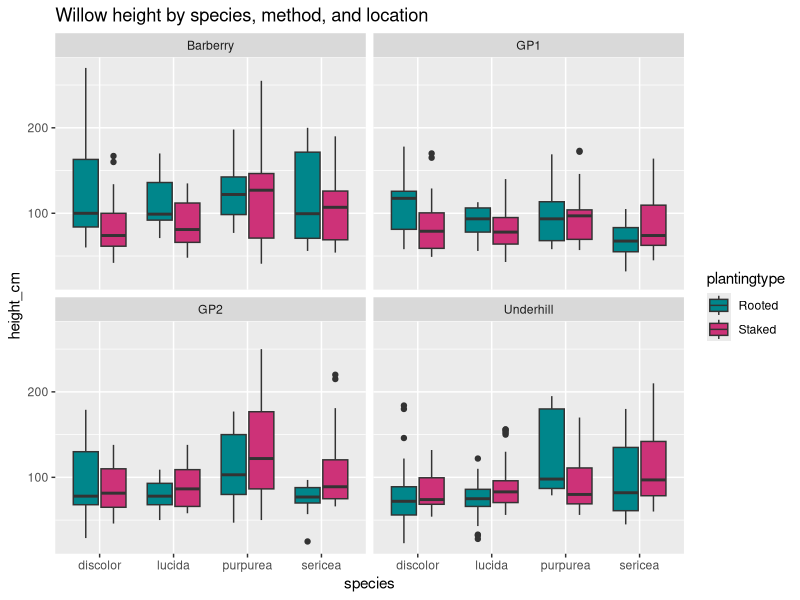
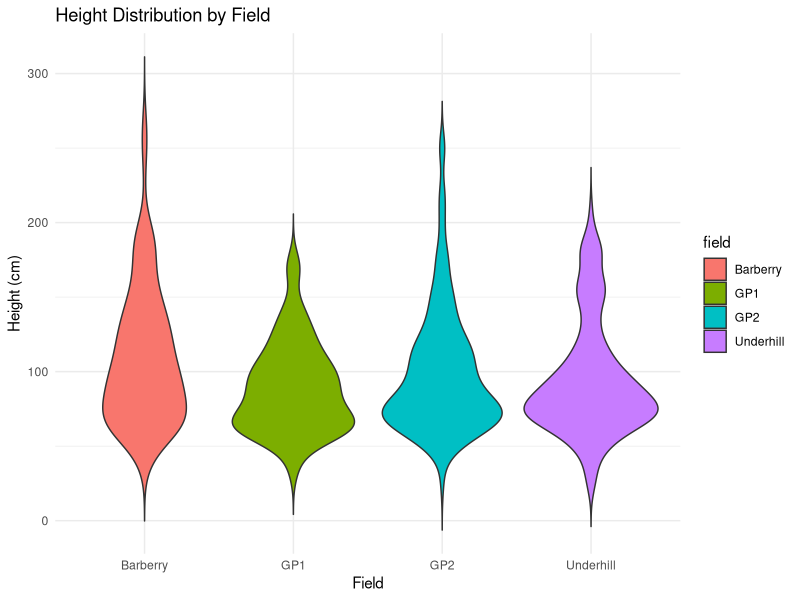
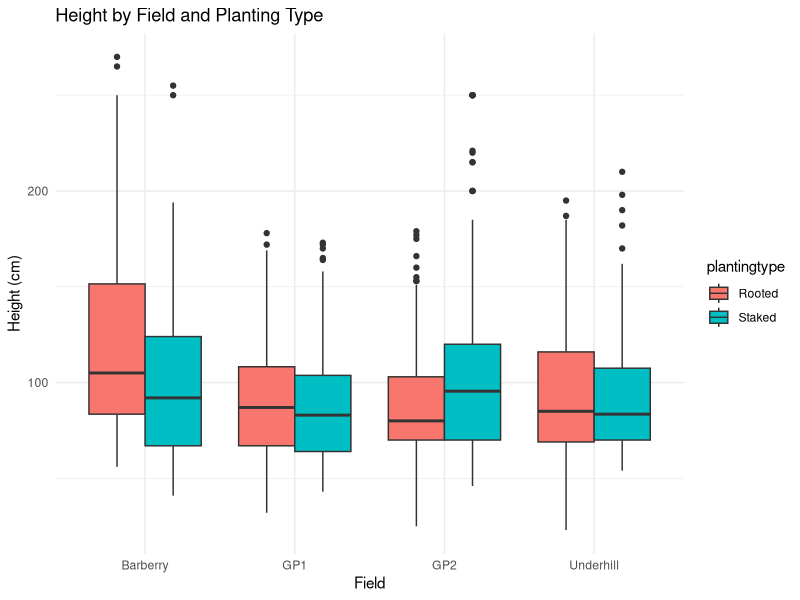
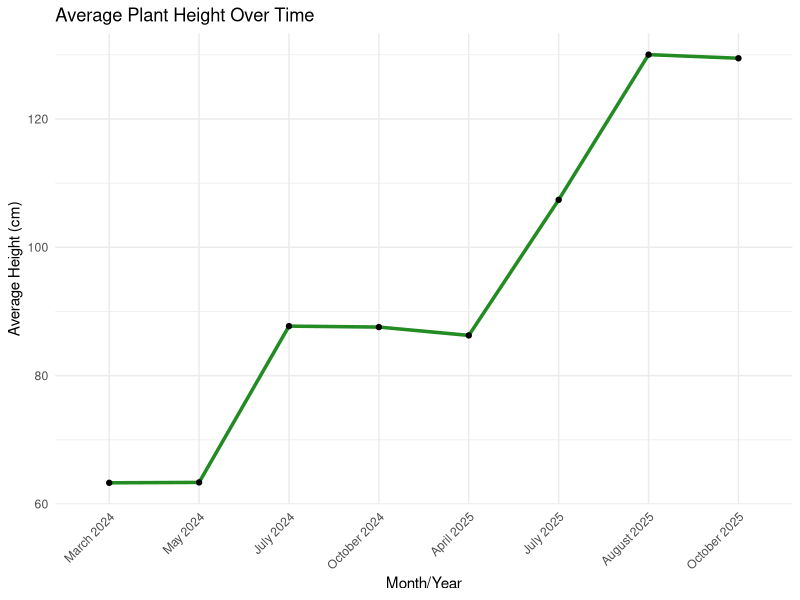
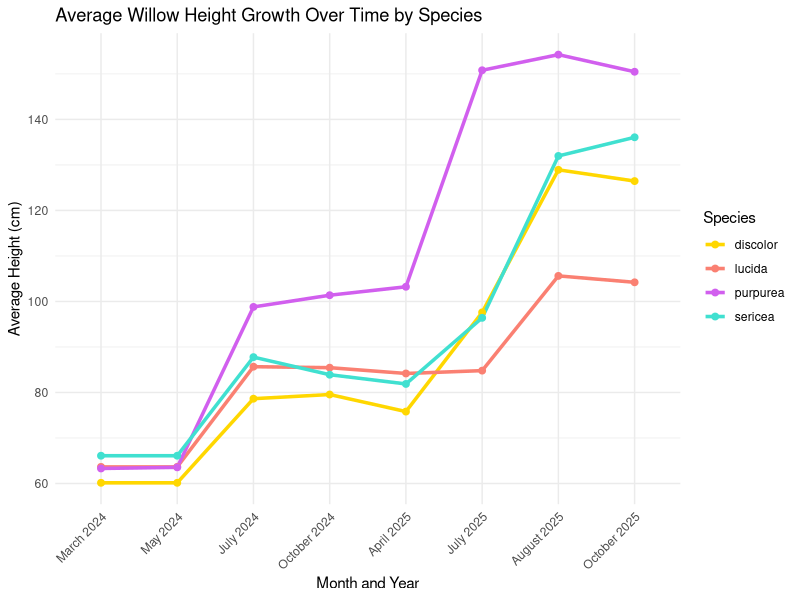
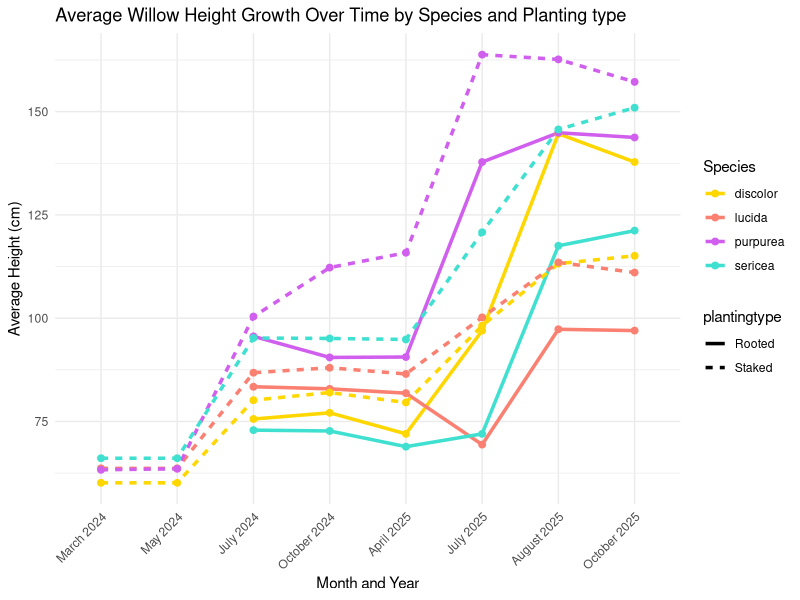
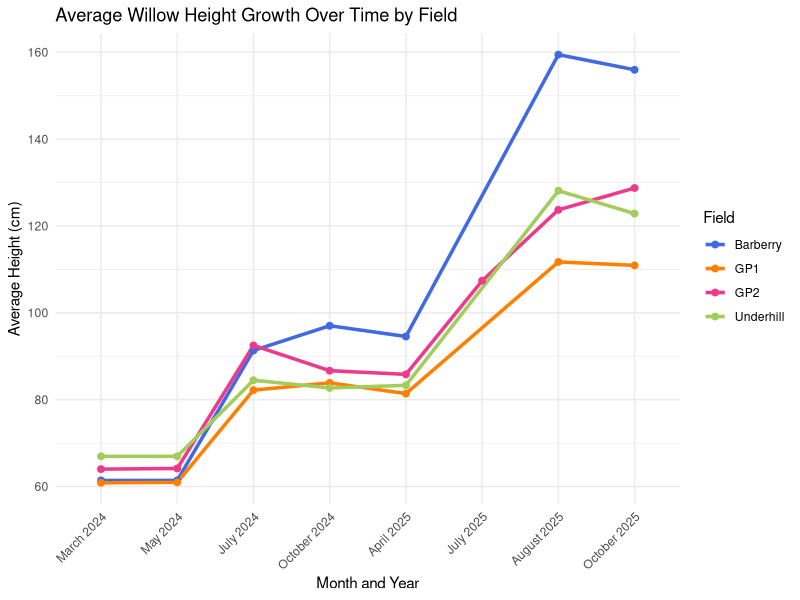
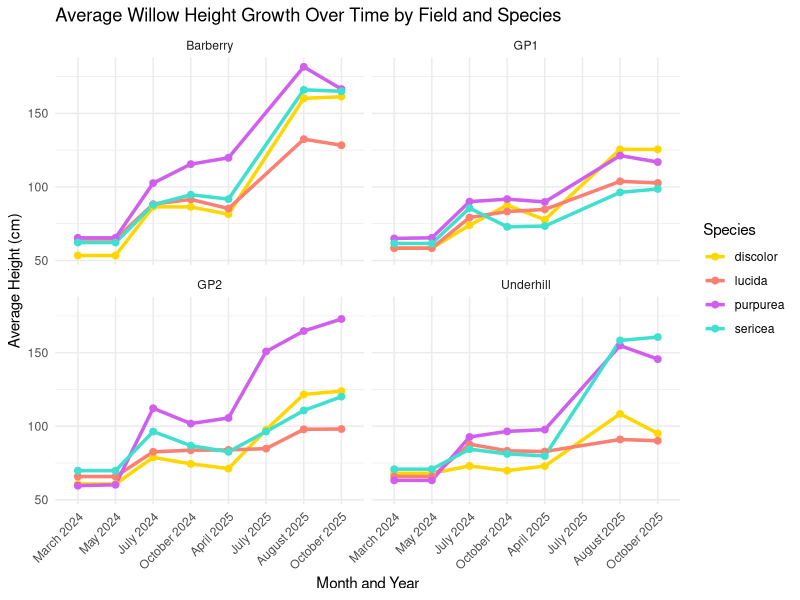

Write the R code that produced these figures, in order.
# Set location to read in data
setwd("C:/Users/leahm/OneDrive/Desktop/Trustees/R Studio")

# Read in data
willowperform <- read.csv("Willow Performance Data(TidyData).csv")

# Add libraries (first is for plots, second is for editing data)
library(ggplot2)
library(dplyr)


# New column combining month and year
willowperform$month_year <- paste(willowperform$month, willowperform$year)


# Remove unnecessary columns
willowperform <- willowperform %>%
  select(-protected, -death, -browse, -X, -X.1)


# Plot: Willow height by all factors
ggplot(willowperform, aes(x = species, y = height_cm, fill = plantingtype)) +
  geom_boxplot() +
  facet_wrap(~ field) +
  scale_fill_manual(
    values = c("Rooted" = "turquoise4", "Staked" = "violetred3")) +
  labs(title = "Willow height by species, method, and location")


# Plot: Violin graph of height distribution by field
ggplot(willowperform, aes(x = field, y = height_cm, fill = field)) +
  geom_violin(trim = FALSE) +
  labs(title = "Height Distribution by Field",
       x = "Field", y = "Height (cm)") +
  theme_minimal()


# Plot: Height by field and planting type
ggplot(willowperform, aes(x = field, y = height_cm, fill = plantingtype)) +
  geom_boxplot(position = position_dodge()) +
  labs(title = "Height by Field and Planting Type",
       x = "Field", y = "Height (cm)") +
  theme_minimal()


# GROWTH OVER TIME


# Reorder
month_year_order <- c("March 2024", "May 2024", "July 2024", "October 2024", 
                      "April 2025","July 2025", "August 2025", "October 2025")

# Fix month order
willowperform <- willowperform %>%
  mutate(month_year = factor(month_year, levels = month_year_order))

# BY HEIGHT

# Summarize data
willow_summary <- willowperform %>%
  group_by(month_year) %>%
  summarise(mean_height = mean(height_cm, na.rm = TRUE))

# Plot: Height overtime
ggplot(willow_summary, aes(x = month_year, y = mean_height, group = 1)) +
  geom_line(color = "forestgreen", linewidth = 1.2) +
  geom_point() +
  labs(title = "Average Plant Height Over Time",
       x = "Month/Year", y = "Average Height (cm)") +
  theme_minimal() +
  theme(axis.text.x = element_text(angle = 45, hjust = 1))

# height by species
ggplot(willowperform, aes(x = month_year, y = height_cm, 
                          color = species, group = species)) +
  stat_summary(fun = mean, geom = "line", size = 1.2) +    
  # average height per time point
  stat_summary(fun = mean, geom = "point", size = 2) +     
  # optional: add points
  scale_color_manual(values = c( "discolor"= "gold",
                                 "lucida" = "salmon",
                                 "purpurea" = "mediumorchid2",
                                 "sericea"  = "turquoise")) +
  labs(title = "Average Willow Height Growth Over Time by Species",
       x = "Month and Year",
       y = "Average Height (cm)",
       color = "Species") +
  theme_minimal() +
  theme(axis.text.x = element_text(angle = 45, hjust = 1))

# Height by species and plantingtype
ggplot(willowperform, aes(x = month_year, y = height_cm, 
                          color = species, linetype = plantingtype, group = interaction(species, plantingtype))) +
  stat_summary(fun = mean, geom = "line", size = 1.2) +    
  # average height per time point
  stat_summary(fun = mean, geom = "point", size = 2) +     
  # optional: add points
 # facet_wrap(~ plantingtype) +
  scale_color_manual(values = c( "discolor"= "gold",
                                 "lucida" = "salmon",
                                 "purpurea" = "mediumorchid2",
                                 "sericea"  = "turquoise")) +
  labs(title = "Average Willow Height Growth Over Time by Species and Planting type",
       x = "Month and Year",
       y = "Average Height (cm)",
       color = "Species") +
  theme_minimal() +
  theme(axis.text.x = element_text(angle = 45, hjust = 1))


#Height by field
ggplot(willowperform, aes(x = month_year, y = height_cm, 
                          color = field, group = field)) +
  stat_summary(fun = mean, geom = "line", size = 1.2) +    
  # average height per time point
  stat_summary(fun = mean, geom = "point", size = 2) +     
  # optional: add points
  scale_color_manual(values = c( "GP1"= "darkorange1",
                                 "GP2" = "violetred2",
                                 "Barberry" = "royalblue",
                                 "Underhill"  = "darkolivegreen3")) +
  labs(title = "Average Willow Height Growth Over Time by Field",
       x = "Month and Year",
       y = "Average Height (cm)",
       color = "Field") +
  theme_minimal() +
  theme(axis.text.x = element_text(angle = 45, hjust = 1))





# Plot: Average Height overtime by field and species
ggplot(willowperform, aes(x = month_year, y = height_cm, 
                          color = species, group = species)) +
  stat_summary(fun = mean, geom = "line", size = 1.2) +    
  # average height per time point
  stat_summary(fun = mean, geom = "point", size = 2) +     
  # optional: add points
  facet_wrap(~ field) + 
  scale_color_manual(values = c( "discolor"= "gold",
                                 "lucida" = "salmon",
                                 "purpurea" = "mediumorchid2",
                                 "sericea"  = "turquoise")) +
  labs(title = "Average Willow Height Growth Over Time by Field and Species",
       x = "Month and Year",
       y = "Average Height (cm)",
       color = "Species") +
  theme_minimal() +
  theme(axis.text.x = element_text(angle = 45, hjust = 1))


#Swap field and species
ggplot(willowperform, aes(x = month_year, y = height_cm, 
                          color = field, group = field)) +
  stat_summary(fun = mean, geom = "line", size = 1.2) +    
  # average height per time point
  stat_summary(fun = mean, geom = "point", size = 2) +     
  # optional: add points
  facet_wrap(~ species) + 
  scale_color_manual(values = c( "GP1"= "darkorange1",
                                 "GP2" = "violetred2",
                                 "Barberry" = "royalblue",
                                 "Underhill"  = "darkolivegreen3")) +
  labs(title = "Average Willow Height Growth Over Time by Species and Field",
       x = "Month and Year",
       y = "Average Height (cm)",
       color = "Field") +
  theme_minimal() +
  theme(axis.text.x = element_text(angle = 45, hjust = 1))



## species and plantingtype
ggplot(willowperform, aes(x = month_year, y = height_cm, 
                          color = plantingtype, group = plantingtype)) +
  stat_summary(fun = mean, geom = "line", size = 1.2) +    
  # average height per time point
  stat_summary(fun = mean, geom = "point", size = 2) +     
  # optional: add points
  facet_wrap(~ species) + 
  scale_color_manual(values = c( "Staked"= "skyblue","Rooted" = "plum")) +
  labs(title = "Average Willow Height Growth Over Time by Species and Planting type",
       x = "Month and Year",
       y = "Average Height (cm)",
       color = "Planting type") +
  theme_minimal() +
  theme(axis.text.x = element_text(angle = 45, hjust = 1))

## field and planting type
ggplot(willowperform, aes(x = month_year, y = height_cm, 
                          color = plantingtype, group = plantingtype)) +
  stat_summary(fun = mean, geom = "line", size = 1.2) +    
  # average height per time point
  stat_summary(fun = mean, geom = "point", size = 2) +     
  # optional: add points
  facet_wrap(~ field) + 
  scale_color_manual(values = c( "Staked"= "skyblue","Rooted" = "plum")) +
  labs(title = "Average Willow Height Growth Over Time by Field and Planting type",
       x = "Month and Year",
       y = "Average Height (cm)",
       color = "Planting type") +
  theme_minimal() +
  theme(axis.text.x = element_text(angle = 45, hjust = 1))



# Define standard error function for error bars
se_function <- function(x) {
  sd(x, na.rm = TRUE) / sqrt(length(x[!is.na(x)]))
}

# Plot: Willow Height Growth Over Time by Species and Field
ggplot(willowperform, aes(x = month_year, y = height_cm,
                          color = species,
                          group = interaction(species, field))) +
  
  # Mean line
  stat_summary(fun = mean, geom = "line", size = 0.8) +
  
  # Mean point
  stat_summary(fun = mean, geom = "point", size = 1.5) +
  
  # Error bars (± SE)
  stat_summary(fun.data = function(y) {
    data.frame(
      y = mean(y, na.rm = TRUE),
      ymin = mean(y, na.rm = TRUE) - se_function(y),
      ymax = mean(y, na.rm = TRUE) + se_function(y)
    )
  }, geom = "errorbar", width = 0.2, aes(color = NULL), color = "grey30", size = 0.4) +
scale_color_manual(values = c(
  "discolor"= "gold",
  "lucida" = "salmon",
  "purpurea" = "mediumorchid2",
  "sericea"  = "turquoise"
)) +
  
  labs(title = "Willow Height Growth Over Time by Species and Field",
       x = "Month and Year",
       y = "Height (cm)",
       color = "Species") +
  
  theme_minimal(base_size = 13) +
  facet_wrap(~ field) +
  theme(
    panel.grid.minor = element_blank(),
    axis.text.x = element_text(angle = 45, hjust = 1),
    legend.position = "right",
    plot.title = element_text(face = "bold", size = 14)
  )



# Adding library to fix date
library(lubridate)

# Turn month and year into a readable date
willowperform <- willowperform %>%
  mutate(date_real = ymd(paste(year, month, "01")))

# Plot: Willows Average Height Overtime (Correctly spaced out)
ggplot(willowperform, aes(
  x = date_real,
  y = height_cm,
  color = species,
  linetype = plantingtype,
  group = interaction(species, plantingtype)
)) +
  stat_summary(fun = mean, geom = "line", size = 1.2) +
  stat_summary(fun = mean, geom = "point", size = 2) +
  facet_wrap(~ field) +
  scale_x_date(date_labels = "%b %Y", date_breaks = "3 months") +
  scale_color_manual(values = c(
    "discolor"= "gold",
    "lucida" = "salmon",
    "purpurea" = "mediumorchid2",
    "sericea"  = "turquoise"
  )) +
  labs(title = "Willows Average Height Overtime",
    x = "Date",
    y = "Average Height (cm)",
    color = "Species",
    linetype = "Planting Type"
  ) +
  theme_minimal(base_size = 13) +
  theme(axis.text.x = element_text(angle = 45, hjust = 1))






# Summarize data by height & field
height_field <- willowperform %>%
  group_by(month_year, field) %>%
  summarise(mean_height = mean(height_cm, na.rm = TRUE))

# Plot: Average height overtime by field
ggplot(height_field, aes(x = month_year, y = mean_height, 
                         color = field, group = field)) +
  geom_line(size = 1) +
  geom_point() +
  scale_color_manual(values = c( "GP1"= "darkorange1",
                                 "GP2" = "violetred2",
                                 "Barberry" = "royalblue",
                                 "Underhill"  = "darkolivegreen3")) +
  labs(
    title = "Average Willow Height Over Time by Field",
    x = "Month / Year",
    y = "Average Height (cm)",
    color = "Field"
  ) +
  theme_minimal() +
  theme(axis.text.x = element_text(angle = 45, hjust = 1))



# Summarize data by height and planting type
height_type <- willowperform %>%
  group_by(month_year, plantingtype) %>%
  summarise(mean_height = mean(height_cm, na.rm = TRUE))

# Plot: Height by planting type
ggplot(height_type, aes(x = month_year, y = mean_height, 
                        color = plantingtype, group = plantingtype)) +
  geom_line(size = 1) +
  geom_point() +
  scale_color_manual(values = c( "Staked"= "skyblue","Rooted" = "plum")) +
  labs(
    title = "Average Willow Height Over Time by Planting Type",
    x = "Month / Year",
    y = "Average Height (cm)",
    color = "Planting Type"
  ) +
  theme_minimal() +
  theme(axis.text.x = element_text(angle = 45, hjust = 1))



# BY STEM COUNT


# Summarize data by stems & field
stems_field <- willowperform %>%
  group_by(month_year, field) %>%
  summarise(mean_stems = mean(stems, na.rm = TRUE))

# Plot: Stems by field overtime
ggplot(stems_field, aes(x = month_year, y = mean_stems, 
                        color = field, group = field)) +
  geom_line(size = 1) +
  geom_point() +
  scale_color_manual(values = c( "GP1"= "darkorange1",
                                 "GP2" = "violetred2",
                                 "Barberry" = "royalblue",
                                 "Underhill"  = "darkolivegreen3")) + 
 labs(title = "Average Number of Stems Over Time by Field",
    x = "Month / Year",
    y = "Average Number of Stems",
    color = "Field") +
  theme_minimal() +
  theme(axis.text.x = element_text(angle = 45, hjust = 1))


# Summarize data by stems & planting type
stems_type <- willowperform %>%
  group_by(month_year, plantingtype) %>%
  summarise(mean_stems = mean(stems, na.rm = TRUE))

# Plot: Stems by planting type overtime
ggplot(stems_type, aes(x = month_year, y = mean_stems, 
                       color = plantingtype, group = plantingtype)) +
  geom_line(size = 1) +
  geom_point() +
  scale_color_manual(values = c( "Staked"= "skyblue","Rooted" = "plum")) +
  labs(
    title = "Average Number of Stems Over Time by Planting Type",
    x = "Month / Year",
    y = "Average Number of Stems",
    color = "Planting Type"
  ) +
  theme_minimal() +
  theme(axis.text.x = element_text(angle = 45, hjust = 1))


stems_species <- willowperform %>%
  group_by(month_year, species) %>%
  summarise(mean_stems = mean(stems, na.rm = TRUE))

# Plot: Stems by species overtime
ggplot(stems_species, aes(x = month_year, y = mean_stems, 
                        color = species, group = species)) +
  geom_line(size = 1) +
  geom_point() +
  scale_color_manual(values = c("discolor"= "gold","lucida" = "salmon",
    "purpurea" = "mediumorchid2","sericea"  = "turquoise")) +
  labs(
    title = "Average Number of Stems Over Time by Species",
    x = "Month / Year",
    y = "Average Number of Stems",
    color = "Species"
  ) +
  theme_minimal() +
  theme(axis.text.x = element_text(angle = 45, hjust = 1))




# AGE

# Fix date column to classify as date
willowperform$date <- as.Date(willowperform$date, format = "%m/%d/%Y")

# New table with planting dates
start_dates <- willowperform %>%
  group_by(field, plantingtype, species) %>%
  summarise(start_date = min(date, na.rm = TRUE)) %>%
  ungroup()

# New table combining age dates
willow_age <- willowperform %>%
  left_join(start_dates, by = c("field", "species", "plantingtype"))

# Calculating age by days, weeks, and months
willow_age <- willow_age %>%
  mutate(age_days = as.numeric(difftime(date, start_date, units = "days")),
         age_weeks = age_days / 7,
         age_months = age_days / 30.44)

# Plot: Height by age (weeks)
ggplot(willow_age, aes(x = age_weeks, y = height_cm,
                       color = species, linetype = plantingtype)) +
  stat_summary(fun = mean, geom = "line", size = 1.2) +
  facet_wrap(~ field) +
  scale_color_manual(values = c(
    "discolor"= "gold",
    "lucida" = "salmon",
    "purpurea" = "mediumorchid2",
    "sericea"  = "turquoise"
  )) +
  labs(title = "Willow Height Growth by Age (Weeks)",
       x = "Age (weeks since first measurement)",
       y = "Height (cm)",
       color = "Species",
       linetype = "Planting Type") +
  theme_minimal(base_size = 13)

